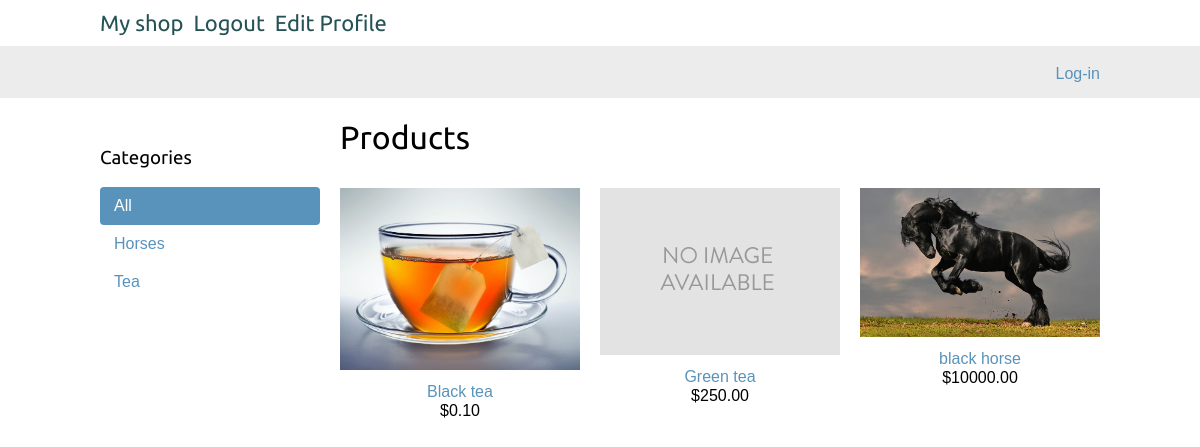
The page / on the database its author committed.
### shop/models.py (models this page shows, shortened)
class Category(models.Model):
    name = models.CharField(max_length=200)
    slug = models.SlugField(max_length=200, unique=True)
    class Meta:
        ordering = ['name']
        indexes = [
            models.Index(fields=['name'])
        ]
        verbose_name = 'category'
        verbose_name_plural = 'categories'
    def get_absolute_url(self):
        return reverse('shop:product_list_by_category', args=[self.slug])

class Product(models.Model):
    category = models.ForeignKey(Category, related_name='products',
                                 on_delete=models.CASCADE)
    name = models.CharField(max_length=200)
    slug = models.SlugField(max_length=200)
    image = models.ImageField(upload_to='products/%Y/%m/%d', blank=True)
    description = models.TextField(blank=True)
    price = models.DecimalField(max_digits=10, decimal_places=2)
    available = models.BooleanField(default=True)
    created = models.DateTimeField(auto_now_add=True)
    updated = models.DateTimeField(auto_now=True)
    class Meta:
        ordering = ['name']
        indexes = [
            models.Index(fields=['id', 'slug']),
            models.Index(fields=['name']),
            models.Index(fields=['-created']),
        ]
    def get_absolute_url(self):
        return reverse('shop:product_detail', args=[self.id, self.slug])

### shop/views.py (the view)
# urls.py: path('', views.product_list, name='product_list'),
def product_list(request, category_slug=None):
    category = None
    categories = Category.objects.all()
    products = Product.objects.filter(available=True)
    if category_slug:
        category = get_object_or_404(
            Category, slug=category_slug
        )
        products = products.filter(category=category)
    return render(request,
                  'shop/product/list.html',
                  {'category': category,
                   'categories': categories,
                   'products': products})

### cart/context_processors.py (called while the page is built)
def cart(request):
    return {'cart': Cart(request)}

### shop/templates/shop/product/list.html (shortened to what this page needs)
{% extends "shop/base.html" %}
{% load static %}
{% block content %}
    <div id="sidebar">
        <h3>Categories</h3>
        <ul>
            <li {% if not category %} class="selected"{% endif %}>
                <a href="{% url "shop:product_list" %}">All</a>
            </li>
            {% for c in categories %}
                <li {% if category.slug == c.slug %} class="selected" {% endif %}>
                    <a href="{{ c.get_absolute_url }}">{{ c.name }}</a>
                </li>
            {% endfor %}
        </ul>
    </div>
    <div id="main" class="product-list">
        <h1>
            {% if category %}{{ category.name }}{% else %}Products{% endif %}
        </h1>
        {% for p in products %}
            <div class="item">
                <a href="{{ p.get_absolute_url }}">
                    <img src="{% if p.image %}{{ p.image.url }}{% else %}{% static "img/no_image.png" %}{% endif %}">
                </a>
                <a href="{{ p.get_absolute_url }}">{{ p.name }}</a>
                <br>
                ${{ p.price }}
            </div>
        {% endfor %}
    </div>
{% endblock %}

### shop/templates/shop/base.html (shortened to what this page needs)
{% load static %}
<!DOCTYPE html>
<html>
    <head>
        <link rel="stylesheet" href="{% static "css/base.css" %}">
    </head>
    <body>
        <div id="header">
            <a href="/" class="logo">My shop</a>
            <a href="{% url "account:logout" %}" class="logo">Logout</a>
            <a href="{% url "account:edit" %}" class="logo">Edit Profile</a>
        </div>
        <div id="subheader">
            <div class="cart">
                {% if request.user.is_authenticated %}
                    {% with total_items=cart|length %}
                        Hello,
                        {% if request.user.profile.is_consumer %}consumer{% else %}seller{% endif %}
                        {{ request.user.first_name|default:request.user.username }}.
                        {% if total_items > 0 %}
                            Your cart:
                            <a href="{% url "cart:cart_detail" %}">
                                {{ total_items }} item{{ total_items|pluralize }},
                                ${{ cart.get_total_price }}
                            </a>
                        {% elif not order %}
                            Your cart is empty
                        {% endif %}
                    {% endwith %}
                {% else %}
                    <a href="{% url "account:login" %}">Log-in</a>
                {% endif %}
            </div>
        </div>
        <div id="content">
            {% block content %}
            {% endblock %}
        </div>
    </body>
</html>

### shop/static/css/base.css (style rules this page uses)
body { margin:0; padding:0; font-family:helvetica, sans-serif; }
h1, h2, h3, h4, h5 , h6 { font-family: 'Ubuntu', sans-serif; font-weight:normal; }
a { text-decoration:none; color:#5993bb; }
#header { padding:10px 100px; font-size:18px; overflow:auto; }
#subheader { background:#ececec; color:#444; padding:15px 100px; overflow:auto; }
#header .logo { font-family: 'Ubuntu', sans-serif; float:left; color: #255255; font-size:22px; margin-right:1%; }
#subheader .cart { float:right; padding-top:4px; }
#content { padding:0 100px; overflow:hidden; }
#sidebar { width:220px; padding:30px 20px 0 0; float:left; }
#sidebar ul { margin:0; padding:0; }
#sidebar ul li { margin:0; list-style:none; padding:10px 14px; }
#sidebar ul li a { display:block; }
#sidebar ul li.selected { background:#5993bb; border-radius:4px; }
#sidebar ul li.selected a { color:#fff; }
#main { float:left; width: 96%; margin-right:-220px; overflow:hidden; }
.product-list .item { width:25%; padding:10px 20px 10px 0; float:left; text-align:center; line-height:1.2; }
.product-list .item img { width:100%; margin-bottom:8px; }

### rows shown on the page
Category: name "Horses"
Category: name "Tea"
Product: image (picture), name "Black tea", price "0.10"
Product: name "Green tea", price "250.00"
Product: image (picture), name "black horse", price "10000.00"
